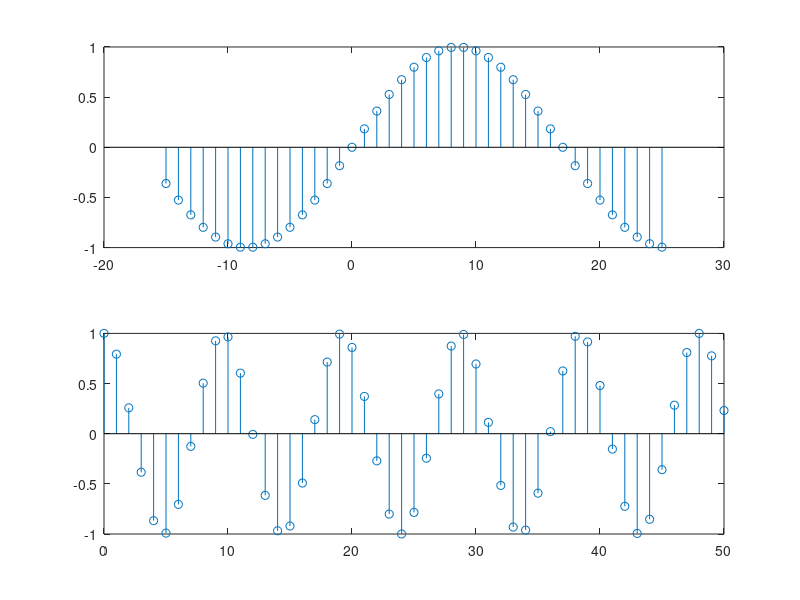

Write MATLAB code to recreate this figure.
n=-15:25;
subplot(2,1,1)
x1=sin((pi/17)*n)
stem(n,x1)

n=0:50;
subplot(2,1,2)
x2=cos((pi/sqrt(23))*n)
stem(n,x2)
